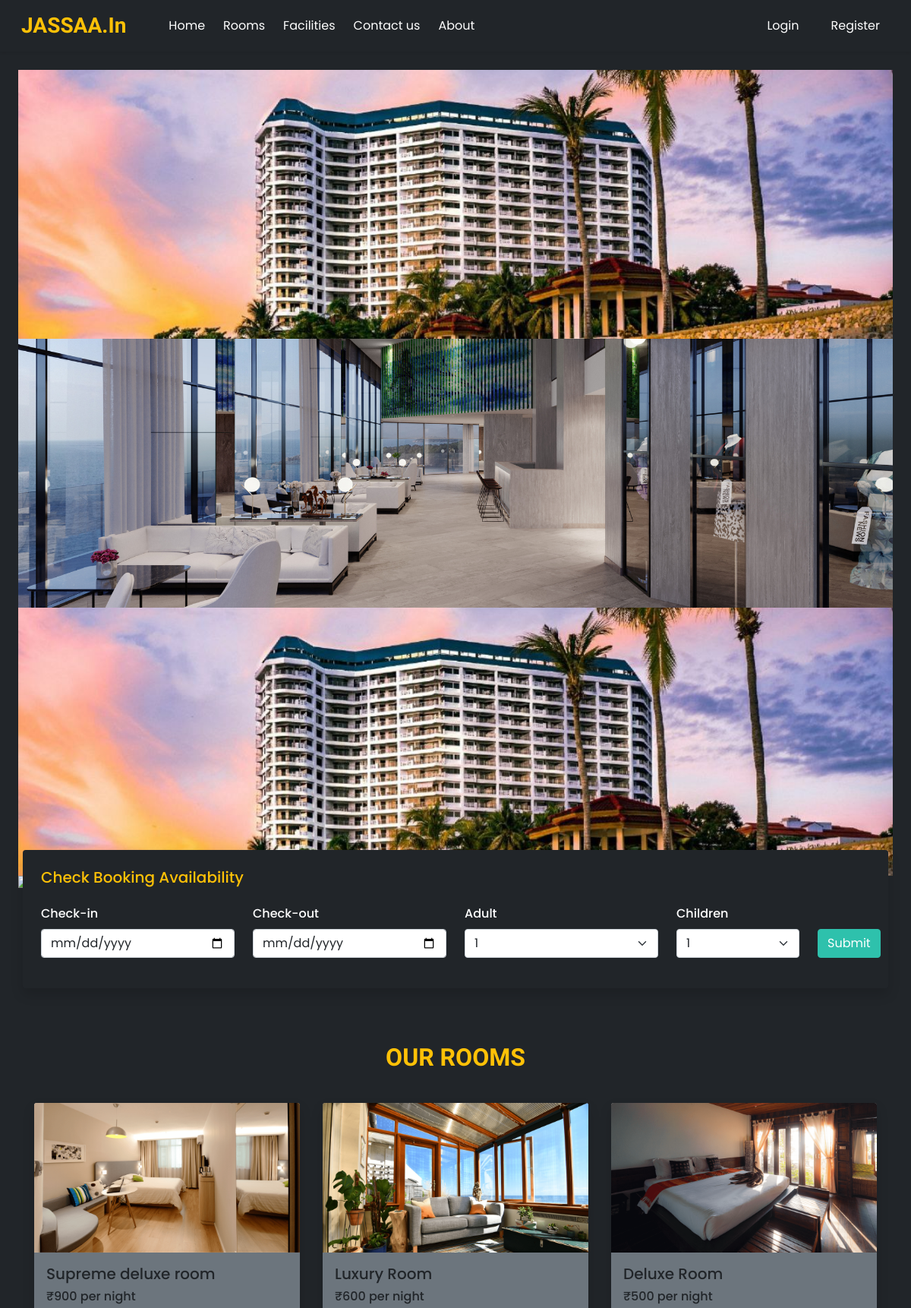
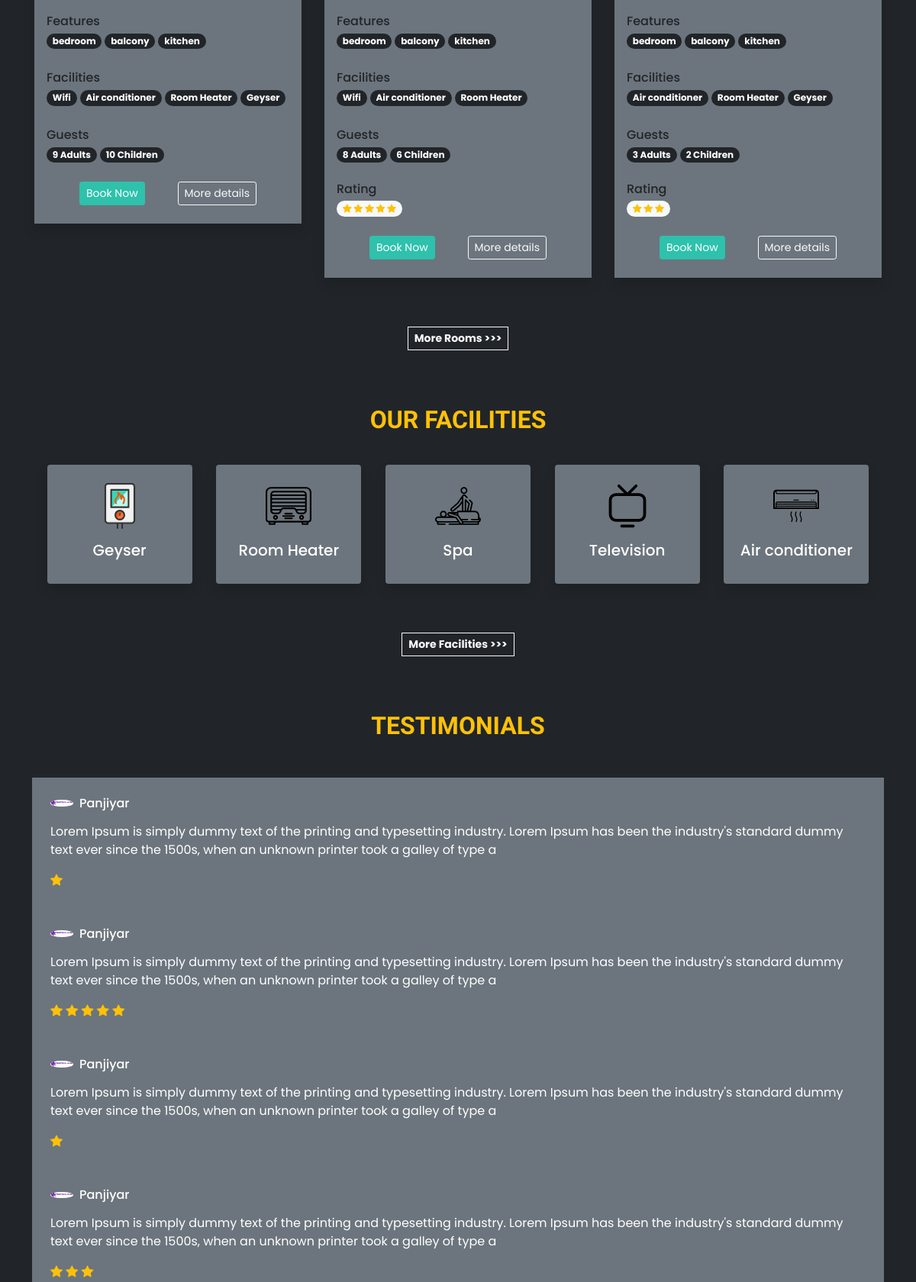
The page / (upper part) on the database its author committed (2 pictures, top to bottom).
### tables this page shows
CREATE TABLE `settings` (
  `sr_no` int(11) NOT NULL,
  `site_title` varchar(50) NOT NULL,
  `site_about` varchar(250) NOT NULL,
  `shutdown` tinyint(1) NOT NULL
);

CREATE TABLE `carousel` (
  `sr_no` int(11) NOT NULL,
  `image` varchar(150) NOT NULL
);

CREATE TABLE `rooms` (
  `id` int(11) NOT NULL,
  `name` varchar(150) NOT NULL,
  `area` int(11) NOT NULL,
  `price` int(11) NOT NULL,
  `quantity` int(11) NOT NULL,
  `adult` int(11) NOT NULL,
  `children` int(11) NOT NULL,
  `description` varchar(350) NOT NULL,
  `status` tinyint(4) NOT NULL DEFAULT 1,
  `removed` int(11) NOT NULL DEFAULT 0
);

CREATE TABLE `room_images` (
  `sr_no` int(11) NOT NULL,
  `room_id` int(11) NOT NULL,
  `image` varchar(150) NOT NULL,
  `thumb` tinyint(4) NOT NULL DEFAULT 0
);

CREATE TABLE `features` (
  `id` int(11) NOT NULL,
  `name` varchar(50) NOT NULL
);

CREATE TABLE `facilities` (
  `id` int(11) NOT NULL,
  `icon` varchar(100) NOT NULL,
  `name` varchar(50) NOT NULL,
  `description` varchar(250) NOT NULL
);

CREATE TABLE `rating_review` (
  `sr_no` int(11) NOT NULL,
  `booking_id` int(11) NOT NULL,
  `room_id` int(11) NOT NULL,
  `user_id` int(11) NOT NULL,
  `rating` int(11) NOT NULL,
  `review` varchar(200) NOT NULL,
  `seen` int(11) NOT NULL DEFAULT 0,
  `datentime` datetime NOT NULL DEFAULT current_timestamp()
);

CREATE TABLE `user_cred` (
  `id` int(11) NOT NULL,
  `name` varchar(100) NOT NULL,
  `email` varchar(150) NOT NULL,
  `address` varchar(120) NOT NULL,
  `phonenum` varchar(100) NOT NULL,
  `pincode` int(11) NOT NULL,
  `dob` date NOT NULL,
  `profile` varchar(100) NOT NULL,
  `password` varchar(200) NOT NULL,
  `is_verified` int(11) NOT NULL DEFAULT 0,
  `token` varchar(200) DEFAULT NULL,
  `t_expire` date DEFAULT NULL,
  `status` int(11) NOT NULL DEFAULT 1,
  `datentime` datetime NOT NULL DEFAULT current_timestamp()
);

### admin/inc/db_config.php (called while the page is built, shortened)
<?php
  function selectAll($table)
  {
    $con = $GLOBALS['con'];
    $res = mysqli_query($con,"SELECT * FROM $table");
    return $res;
  }
  function select($sql,$values,$datatypes)
  {
    $con = $GLOBALS['con'];
    if($stmt = mysqli_prepare($con,$sql))
    {
      mysqli_stmt_bind_param($stmt,$datatypes,...$values);
      if(mysqli_stmt_execute($stmt)){
        $res = mysqli_stmt_get_result($stmt);
        return $res;
      }
      else{
        mysqli_stmt_close($stmt);
        die("Query cannot be executed - Select");
      }
    }
    else{
      die("Query cannot be prepared - Select");
    }
  }
?>

### index.php (the view, shortened to what this page needs)
<!DOCTYPE html>
<html lang="en">
<head>
  <link  rel="stylesheet" href="https://unpkg.com/swiper@7/swiper-bundle.min.css">
  <?php require('inc/links.php'); ?>
</head>
<body class="bg-dark">
  <?php require('inc/header.php'); ?>
  <div class="container-fluid px-lg-4 mt-4">
    <div class="swiper swiper-container">
      <div class="swiper-wrapper">
        <?php
          $res = selectAll('carousel');
          while($row = mysqli_fetch_assoc($res))
          {
            $path = CAROUSEL_IMG_PATH;
            echo <<<data
              <div class="swiper-slide">
                <img src="$path$row[image]" class="w-100 d-block">
              </div>
            data;
          }
        ?>
      </div>
    </div>
  </div>
  <div class="container availability-form">
    <div class="row">
      <div class="col-lg-12 bg-dark shadow p-4 rounded">
        <h5 class="mb-4 text-warning">Check Booking Availability</h5>
        <form action="rooms.php">
          <div class="row align-items-end">
            <div class="col-lg-3 mb-3">
              <label class="form-label text-white" style="font-weight: 500;">Check-in</label>
              <input type="date" class="form-control shadow-none" name="checkin" required>
            </div>
            <div class="col-lg-3 mb-3">
              <label class="form-label text-white" style="font-weight: 500;">Check-out</label>
              <input type="date" class="form-control shadow-none" name="checkout" required>
            </div>
            <div class="col-lg-3 mb-3">
              <label class="form-label text-white" style="font-weight: 500;">Adult</label>
              <select class="form-select shadow-none" name="adult">
                <?php
                  $guests_q = mysqli_query($con,"SELECT MAX(adult) AS `max_adult`, MAX(children) AS `max_children`
                    FROM `rooms` WHERE `status`='1' AND `removed`='0'");
                  $guests_res = mysqli_fetch_assoc($guests_q);
                  for($i=1; $i<=$guests_res['max_adult']; $i++){
                    echo"<option value='$i'>$i</option>";
                  }
                ?>
              </select>
            </div>
            <div class="col-lg-2 mb-3">
              <label class="form-label text-white" style="font-weight: 500;">Children</label>
              <select class="form-select shadow-none" name="children">
                <?php
                  for($i=1; $i<=$guests_res['max_children']; $i++){
                    echo"<option value='$i'>$i</option>";
                  }
                ?>
              </select>
            </div>
            <div class="col-lg-1 mb-lg-3 mt-2">
              <button type="submit" class="btn text-white shadow-none custom-bg">Submit</button>
            </div>
          </div>
        </form>
      </div>
    </div>
  </div>
  <h2 class="mt-5 pt-4 mb-4 text-center fw-bold h-font text-warning">OUR ROOMS</h2>
  <div class="container ">
    <div class="row ">
      <?php
        $room_res = select("SELECT * FROM `rooms` WHERE `status`=? AND `removed`=? ORDER BY `id` DESC LIMIT 3",[1,0],'ii');
        while($room_data = mysqli_fetch_assoc($room_res))
        {
          $fea_q = mysqli_query($con,"SELECT f.name FROM `features` f
            INNER JOIN `room_features` rfea ON f.id = rfea.features_id
            WHERE rfea.room_id = '$room_data[id]'");
          $features_data = "";
          while($fea_row = mysqli_fetch_assoc($fea_q)){
            $features_data .="<span class='badge rounded-pill bg-dark text-white text-wrap me-1 mb-1'>
              $fea_row[name]
            </span>";
          }
          $fac_q = mysqli_query($con,"SELECT f.name FROM `facilities` f
            INNER JOIN `room_facilities` rfac ON f.id = rfac.facilities_id
            WHERE rfac.room_id = '$room_data[id]'");
          $facilities_data = "";
          while($fac_row = mysqli_fetch_assoc($fac_q)){
            $facilities_data .="<span class='badge rounded-pill bg-dark text-white text-wrap me-1 mb-1'>
              $fac_row[name]
            </span>";
          }
          $room_thumb = ROOMS_IMG_PATH."thumbnail.jpg";
          $thumb_q = mysqli_query($con,"SELECT * FROM `room_images`
            WHERE `room_id`='$room_data[id]'
            AND `thumb`='1'");
          if(mysqli_num_rows($thumb_q)>0){
            $thumb_res = mysqli_fetch_assoc($thumb_q);
            $room_thumb = ROOMS_IMG_PATH.$thumb_res['image'];
          }
          $book_btn = "";
          if(!$settings_r['shutdown']){
            $login=0;
            $book_btn = "<button onclick='checkLoginToBook($login,$room_data[id])' class='btn btn-sm text-white custom-bg shadow-none'>Book Now</button>";
          }
          $rating_q = "SELECT AVG(rating) AS `avg_rating` FROM `rating_review`
            WHERE `room_id`='$room_data[id]' ORDER BY `sr_no` DESC LIMIT 20";
          $rating_res = mysqli_query($con,$rating_q);
          $rating_fetch = mysqli_fetch_assoc($rating_res);
          $rating_data = "";
          if($rating_fetch['avg_rating']!=NULL)
          {
            $rating_data = "<div class='rating mb-4'>
              <h6 class='mb-1'>Rating</h6>
              <span class='badge rounded-pill bg-light'>
            ";
            for($i=0; $i<$rating_fetch['avg_rating']; $i++){
              $rating_data .="<i class='bi bi-star-fill text-warning'></i> ";
            }
            $rating_data .= "</span>
              </div>
            ";
          }
          echo <<<data
            <div class="col-lg-4 col-md-6 my-3">
              <div class="card border-0 shadow" style="max-width: 350px; margin: auto;">
                <img src="$room_thumb" class="card-img-top">
                <div class="card-body bg-secondary">
                  <h5>$room_data[name]</h5>
                  <h6 class="mb-4">₹$room_data[price] per night</h6>
                  <div class="features mb-4">
                    <h6 class="mb-1">Features</h6>
                    $features_data
                  </div>
                  <div class="facilities mb-4">
                    <h6 class="mb-1">Facilities</h6>
                    $facilities_data
                  </div>
                  <div class="guests mb-4">
                    <h6 class="mb-1">Guests</h6>
                    <span class="badge rounded-pill bg-dark text-white text-wrap">
                      $room_data[adult] Adults
                    </span>
                    <span class="badge rounded-pill bg-dark text-white text-wrap">
                      $room_data[children] Children
                    </span>
                  </div>
                  $rating_data
                  <div class="d-flex justify-content-evenly mb-2">
                    $book_btn
                    <a href="room_details.php?id=$room_data[id]" class="btn btn-sm btn-outline-light shadow-none">More details</a>
                  </div>
                </div>
              </div>
            </div>
          data;
        }
      ?>
      <div class="col-lg-12 text-center mt-5">
        <a href="rooms.php" class="btn btn-sm btn-outline-light rounded-0 fw-bold shadow-none">More Rooms >>></a>
      </div>
    </div>
  </div>
  <h2 class="mt-5 pt-4 mb-4 text-center fw-bold h-font text-warning">OUR FACILITIES</h2>
  <div class="container">
    <div class="row justify-content-evenly px-lg-0 px-md-0 px-5">
      <?php
        $res = mysqli_query($con,"SELECT * FROM `facilities` ORDER BY `id` DESC LIMIT 5");
        $path = FACILITIES_IMG_PATH;
        while($row = mysqli_fetch_assoc($res)){
          echo<<<data
            <div class="col-lg-2 col-md-2 text-center bg-secondary rounded shadow py-4 my-3">
              <img src="$path$row[icon]" width="60px">
              <h5 class="mt-3 text-white">$row[name]</h5>
            </div>
          data;
        }
      ?>
      <div class="col-lg-12 text-center mt-5">
        <a href="facilities.php" class="btn btn-sm btn-outline-light rounded-0 fw-bold shadow-none">More Facilities >>></a>
      </div>
    </div>
  </div>
  <h2 class="mt-5 pt-4 mb-4 text-center fw-bold h-font text-warning">TESTIMONIALS</h2>
  <div class="container mt-5 ">
    <div class="swiper swiper-testimonials ">
      <div class="swiper-wrapper mb-5">
        <?php
          $review_q = "SELECT rr.*,uc.name AS uname, uc.profile, r.name AS rname FROM `rating_review` rr
            INNER JOIN `user_cred` uc ON rr.user_id = uc.id
            INNER JOIN `rooms` r ON rr.room_id = r.id
            ORDER BY `sr_no` DESC LIMIT 6";
          $review_res = mysqli_query($con,$review_q);
          $img_path = USERS_IMG_PATH;
          if(mysqli_num_rows($review_res)==0){
            echo 'No reviews yet!';
          }
          else
          {
            while($row = mysqli_fetch_assoc($review_res))
            {
              $stars = "<i class='bi bi-star-fill text-warning'></i> ";
              for($i=1; $i<$row['rating']; $i++){
                $stars .= " <i class='bi bi-star-fill text-warning'></i>";
              }
              echo<<<slides
                <div class="swiper-slide bg-secondary p-4">
                  <div class="profile d-flex align-items-center mb-3">
                    <img src="$img_path$row[profile]" class="rounded-circle" loading="lazy" width="30px">
                    <h6 class="m-0 ms-2 text-white">$row[uname]</h6>
                  </div>
                  <p class="text-white">
                    $row[review]
                  </p>
                  <div class="rating">
                    $stars
                  </div>
                </div>
              slides;
            }
          }
        ?>
      </div>
    </div>
  </div>
</body>
</html>

### inc/header.php (shortened to what this page needs)
<nav id="nav-bar" class="navbar navbar-expand-lg navbar-light  px-lg-3 py-lg-2 shadow-sm sticky-top bg-dark">
  <div class="container-fluid ">
    <a class="navbar-brand me-5 fw-bold fs-3 h-font text-warning" href="index.php"><?php echo $settings_r['site_title'] ?></a>
    <div class="collapse navbar-collapse" id="navbarSupportedContent">
      <ul class="navbar-nav me-auto mb-2 mb-lg-0">
        <li class="nav-item">
          <a class="nav-link me-2 text-white" href="index.php">Home</a>
        </li>
        <li class="nav-item">
          <a class="nav-link me-2 text-white" href="rooms.php">Rooms</a>
        </li>
        <li class="nav-item">
          <a class="nav-link me-2 text-white" href="facilities.php">Facilities</a>
        </li>
        <li class="nav-item">
          <a class="nav-link me-2 text-white" href="contact.php">Contact us</a>
        </li>
        <li class="nav-item">
          <a class="nav-link text-white" href="about.php">About</a>
        </li>
      </ul>
      <div class="d-flex">
        <?php
          if(isset($_SESSION['login']) && $_SESSION['login']==true)
          {
            $path = USERS_IMG_PATH;
            echo<<<data
              <div class="btn-group ">
                <button type="button" class="btn btn-outline-white shadow-none dropdown-toggle text-white " data-bs-toggle="dropdown" data-bs-display="static" aria-expanded="false">
                  <img src="$path$_SESSION[uPic]" style="width: 25px; height: 25px;" class="me-1 rounded-circle">
                  $_SESSION[uName]
                </button>
                <ul class="dropdown-menu dropdown-menu-lg-end">
                  <li><a class="dropdown-item" href="profile.php">Profile</a></li>
                  <li><a class="dropdown-item" href="bookings.php">Bookings</a></li>
                  <li><a class="dropdown-item" href="logout.php">Logout</a></li>
                </ul>
              </div>
            data;
          }
          else
          {
            echo<<<data
              <button type="button" class="btn btn-outline-white shadow-none me-lg-3 me-2 text-white" data-bs-toggle="modal" data-bs-target="#loginModal">
                Login
              </button>
              <button type="button" class="btn btn-outline-white shadow-none text-white" data-bs-toggle="modal" data-bs-target="#registerModal">
                Register
              </button>
            data;
          }
        ?>
      </div>
    </div>
  </div>
</nav>

### css/common.css (style rules this page uses)
:root { --teal: #2ec1ac; --teal_hover: #279e8c; }
* { font-family: 'Poppins', sans-serif; }
.h-font { font-family: 'Merienda', cursive; }
.custom-bg { background-color: var(--teal); border: 1px solid var(--teal); }

### index.php (style rules this page uses)
.availability-form { margin-top: -50px; z-index: 2; position: relative; }

### rows shown on the page
settings: site_title "JASSAA.In"
carousel: image (picture)
carousel: image (picture)
carousel: image (picture)
rooms: room_images.image (picture), name "Supreme deluxe room", price "900", adult "9", children "10"
features: name "bedroom"
features: name "balcony"
features: name "kitchen"
facilities: name "Wifi"
facilities: name "Air conditioner", icon (picture)
facilities: name "Room Heater", icon (picture)
facilities: name "Geyser", icon (picture)
rooms: room_images.image (picture), name "Luxury Room", price "600", adult "8", children "6", shows "Rating"
rooms: room_images.image (picture), name "Deluxe Room", price "500", adult "3", children "2", shows "Rating"
facilities: icon (picture), name "Spa"
facilities: icon (picture), name "Television"
rating_review: user.profile (picture), user.name "Panjiyar", review "Lorem Ipsum is simply dummy text of the printing and typesetting industry. Lorem Ipsum has been the industry's standard dummy text ever since the 1500s, when an unknown printer took a galley of type a"
rating_review: user.profile (picture), user.name "Panjiyar", review "Lorem Ipsum is simply dummy text of the printing and typesetting industry. Lorem Ipsum has been the industry's standard dummy text ever since the 1500s, when an unknown printer took a galley of type a"
rating_review: user.profile (picture), user.name "Panjiyar", review "Lorem Ipsum is simply dummy text of the printing and typesetting industry. Lorem Ipsum has been the industry's standard dummy text ever since the 1500s, when an unknown printer took a galley of type a"
rating_review: user.profile (picture), user.name "Panjiyar", review "Lorem Ipsum is simply dummy text of the printing and typesetting industry. Lorem Ipsum has been the industry's standard dummy text ever since the 1500s, when an unknown printer took a galley of type a"

### other values the page prints
form field adult "1"
form field children "1"
